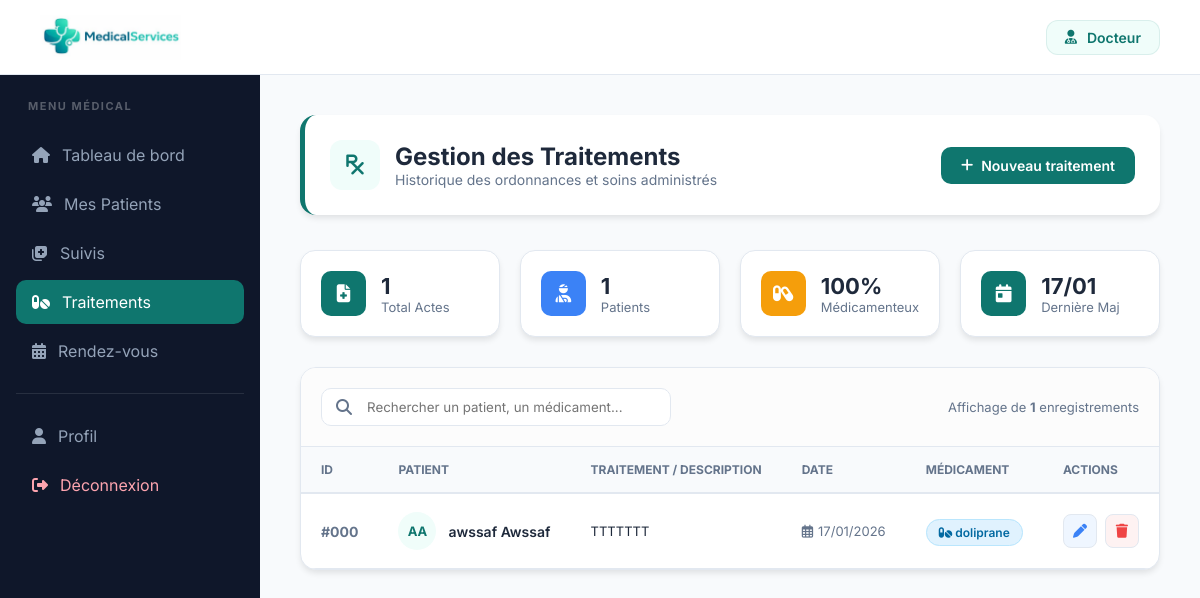
The page /traitement/list.php on the database its author committed.
### tables this page shows
CREATE TABLE `traitements` (
  `id_traitement` int(11) NOT NULL,
  `id_patient` int(11) NOT NULL,
  `code_traitement` varchar(20) DEFAULT NULL,
  `description` text NOT NULL,
  `date_traitement` date NOT NULL,
  `medicament` varchar(255) DEFAULT NULL,
  `suivi` text DEFAULT NULL,
  `date_creation` datetime DEFAULT current_timestamp(),
  `date_modification` datetime DEFAULT current_timestamp() ON UPDATE current_timestamp()
);

CREATE TABLE `patients` (
  `id_patient` int(11) NOT NULL,
  `CIN` varchar(10) NOT NULL,
  `nom` varchar(50) NOT NULL,
  `prenom` varchar(50) NOT NULL,
  `date_naissance` date DEFAULT NULL,
  `sexe` varchar(255) DEFAULT NULL,
  `adresse` varchar(100) DEFAULT NULL,
  `telephone` varchar(20) DEFAULT NULL,
  `email` varchar(50) DEFAULT NULL,
  `groupe_sanguin` varchar(255) NOT NULL,
  `statut` varchar(255) NOT NULL DEFAULT 'stable',
  `allergies` text NOT NULL,
  `date_inscription` timestamp NOT NULL DEFAULT current_timestamp(),
  `id_medecin` int(11) NOT NULL
);

### traitement/list.php (the view, shortened to what this page needs)
<?php
require_once '../config/connexion.php';
$nom_medecin = isset($_SESSION['nom']) ? $_SESSION['nom'] : "Docteur";
$traitements = $pdo->query("SELECT t.*, p.nom, p.prenom FROM traitements t JOIN patients p ON t.id_patient = p.id_patient ORDER BY t.date_traitement DESC")->fetchAll();
?>
<!DOCTYPE html>
<html lang="fr">
<head>
    <link rel="stylesheet" href="https://cdnjs.cloudflare.com/ajax/libs/font-awesome/6.5.0/css/all.min.css">
</head>
<body>
<header>
    <img src="../images/logo_app2.png" alt="Logo" class="logo">
    <div class="user-pill">
        <i class="fa-solid fa-user-md"></i>
        <span><?= htmlspecialchars($nom_medecin) ?></span>
    </div>
</header>
<div class="container">
    <aside class="sidebar">
        <h3>Menu Médical</h3>
        <a href="../connexio_utilisateur/dashboard_medecin.php"><i class="fa-solid fa-house"></i> Tableau de bord</a>
        <a href="../connexio_utilisateur/patients.php"><i class="fa-solid fa-users"></i> Mes Patients</a>
        <a href="../connexio_utilisateur/suivis.php"><i class="fa-solid fa-notes-medical"></i> Suivis</a>
        <a href="traitements.php" class="active"><i class="fa-solid fa-pills"></i> Traitements</a>
        <a href="rendezvous.php"><i class="fa-solid fa-calendar-alt"></i> Rendez-vous</a>
        <div style="height: 1px; background: rgba(255,255,255,0.1); margin: 20px 0;"></div>
        <a href="../connexio_utilisateur/profil_medcin.php"><i class="fa-solid fa-user"></i> Profil</a>
        <a href="../connexio_utilisateur/deconnexion.php" style="color: #fda4af;"><i class="fa-solid fa-sign-out-alt"></i> Déconnexion</a>
    </aside>
    <main class="content">
        <div class="page-header">
            <div class="page-header-title">
                <div class="page-icon"><i class="fas fa-prescription"></i></div>
                <div>
                    <h1>Gestion des Traitements</h1>
                    <p style="color: var(--text-muted); font-size: 14px;">Historique des ordonnances et soins administrés</p>
                </div>
            </div>
            <a href="add.php" class="btn-add">
                <i class="fas fa-plus"></i> Nouveau traitement
            </a>
        </div>
        <div class="stats-grid">
            <?php
            $patients_ids = []; $patients_with_medicament = 0; $latest_date = '';
            foreach($traitements as $t) {
                $patients_ids[$t['id_patient']] = true;
                if (!empty($t['medicament'])) { $patients_with_medicament++; }
                if ($t['date_traitement'] > $latest_date || $latest_date == '') { $latest_date = $t['date_traitement']; }
            }
            $total_traitements = count($traitements);
            $total_patients = count($patients_ids);
            $percentage = $total_traitements > 0 ? round(($patients_with_medicament / $total_traitements) * 100) : 0;
            ?>
            <div class="stat-card">
                <div class="stat-icon bg-primary"><i class="fas fa-file-medical"></i></div>
                <div class="stat-info"><h3><?= $total_traitements ?></h3><p>Total Actes</p></div>
            </div>
            <div class="stat-card">
                <div class="stat-icon bg-accent"><i class="fas fa-user-injured"></i></div>
                <div class="stat-info"><h3><?= $total_patients ?></h3><p>Patients</p></div>
            </div>
            <div class="stat-card">
                <div class="stat-icon bg-orange"><i class="fas fa-capsules"></i></div>
                <div class="stat-info"><h3><?= $percentage ?>%</h3><p>Médicamenteux</p></div>
            </div>
            <div class="stat-card">
                <div class="stat-icon bg-primary"><i class="fas fa-calendar-day"></i></div>
                <div class="stat-info"><h3><?= $latest_date ? date('d/m', strtotime($latest_date)) : '--' ?></h3><p>Dernière Maj</p></div>
            </div>
        </div>
        <div class="table-card">
            <div class="table-toolbar">
                <div class="search-container">
                    <i class="fas fa-search"></i>
                    <input type="text" id="searchInput" placeholder="Rechercher un patient, un médicament...">
                </div>
                <div style="font-size: 13px; color: var(--text-muted);">
                    Affichage de <strong><?= $total_traitements ?></strong> enregistrements
                </div>
            </div>
            <?php if ($total_traitements > 0): ?>
            <table class="data-table">
                <thead>
                    <tr>
                        <th>ID</th>
                        <th>Patient</th>
                        <th>Traitement / Description</th>
                        <th>Date</th>
                        <th>Médicament</th>
                        <th>Actions</th>
                    </tr>
                </thead>
                <tbody id="treatmentsTable">
                    <?php foreach($traitements as $t):
                        $initials = strtoupper(substr($t['nom'], 0, 1) . substr($t['prenom'], 0, 1));
                    ?>
                    <tr>
                        <td style="font-weight: 700; color: var(--text-muted);">#<?= str_pad($t['id_traitement'], 3, '0', STR_PAD_LEFT) ?></td>
                        <td>
                            <div class="patient-box">
                                <div class="avatar"><?= $initials ?></div>
                                <span><?= htmlspecialchars($t['nom'] . ' ' . $t['prenom']) ?></span>
                            </div>
                        </td>
                        <td style="max-width: 300px;">
                            <div style="font-size: 13px; line-height: 1.4;">
                                <?= nl2br(htmlspecialchars(mb_strimwidth($t['description'], 0, 100, "..."))) ?>
                            </div>
                        </td>
                        <td>
                            <div class="date-badge">
                                <i class="far fa-calendar-alt"></i>
                                <?= date('d/m/Y', strtotime($t['date_traitement'])) ?>
                            </div>
                        </td>
                        <td>
                            <?php if($t['medicament']): ?>
                                <span class="med-tag"><i class="fas fa-pills"></i> <?= htmlspecialchars($t['medicament']) ?></span>
                            <?php else: ?>
                                <span style="color: #cbd5e1; font-style: italic; font-size: 12px;">Néant</span>
                            <?php endif; ?>
                        </td>
                        <td>
                            <div class="action-btns">
                                <a href="edit.php?id=<?= $t['id_traitement'] ?>" class="btn-circle btn-edit" title="Modifier">
                                    <i class="fas fa-pen"></i>
                                </a>
                                <a href="delete.php?id=<?= $t['id_traitement'] ?>"
                                   class="btn-circle btn-delete"
                                   onclick="return confirm('Supprimer définitivement ce traitement ?')" title="Supprimer">
                                    <i class="fas fa-trash"></i>
                                </a>
                            </div>
                        </td>
                    </tr>
                    <?php endforeach; ?>
                </tbody>
            </table>
            <?php endif; ?>
        </div>
    </main>
</div>
</body>
</html>

### rows shown on the page
traitements: date_traitement "17/01", id_traitement "000", id_patient.prenom "AA", id_patient.prenom "awssaf Awssaf", description "TTTTTTT", date_traitement "17/01/2026", medicament "doliprane"

### other values the page prints
$nom_medecin "Docteur"
$total_traitements "1"
$total_patients "1"
$percentage "100"
